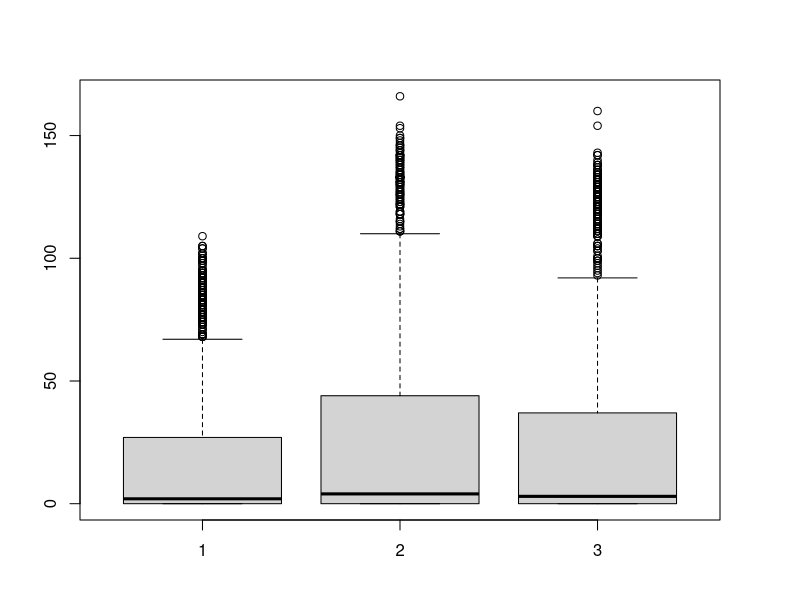
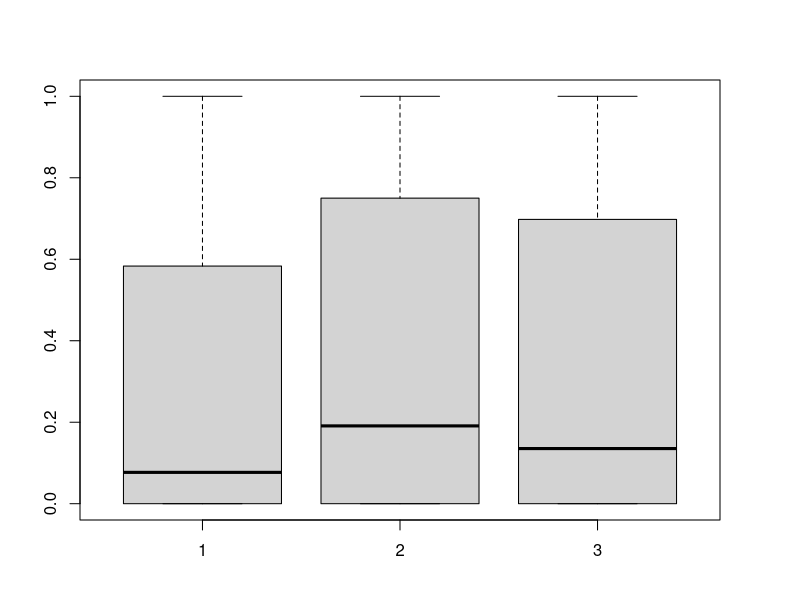
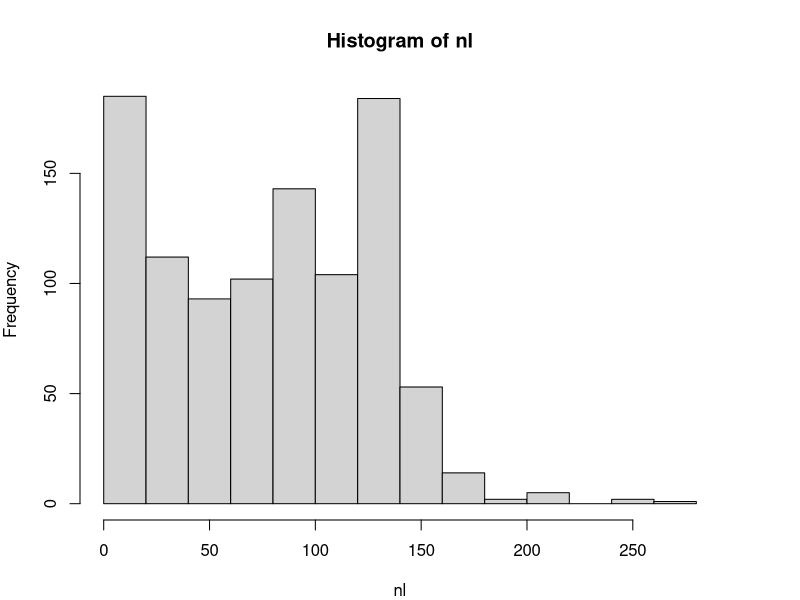
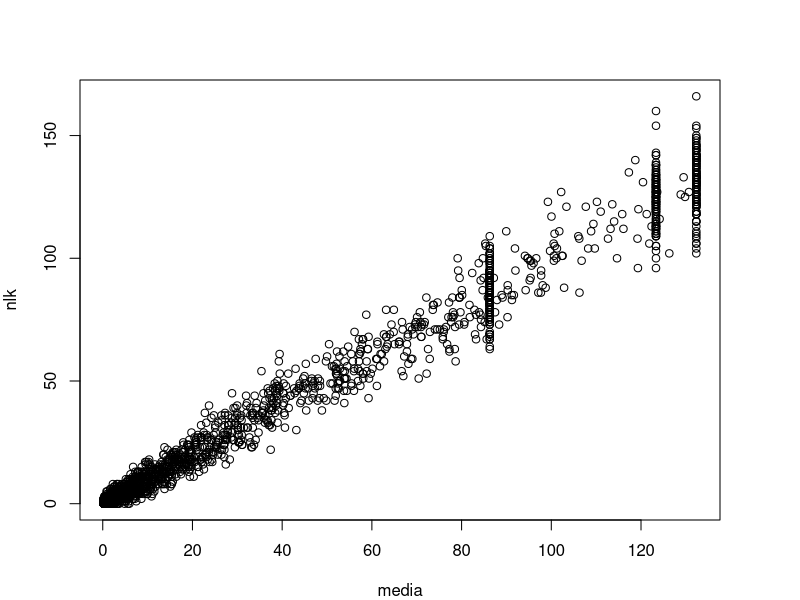
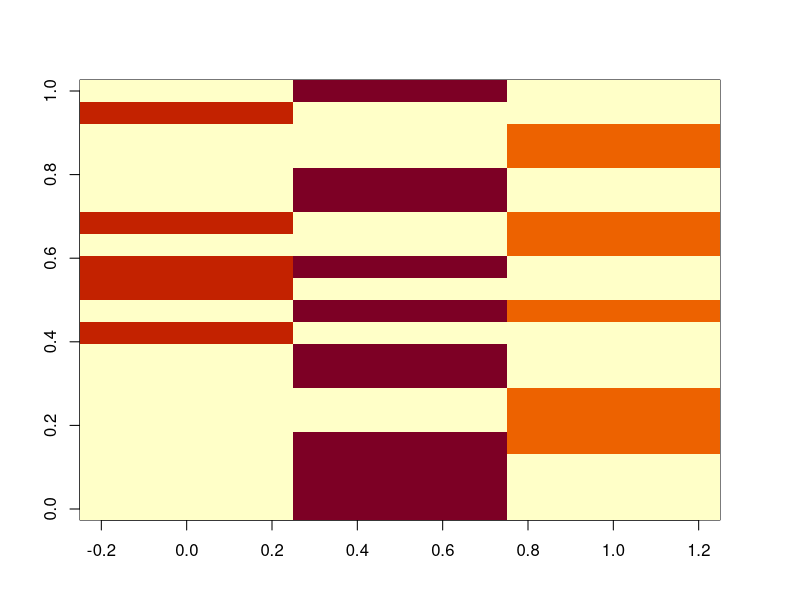
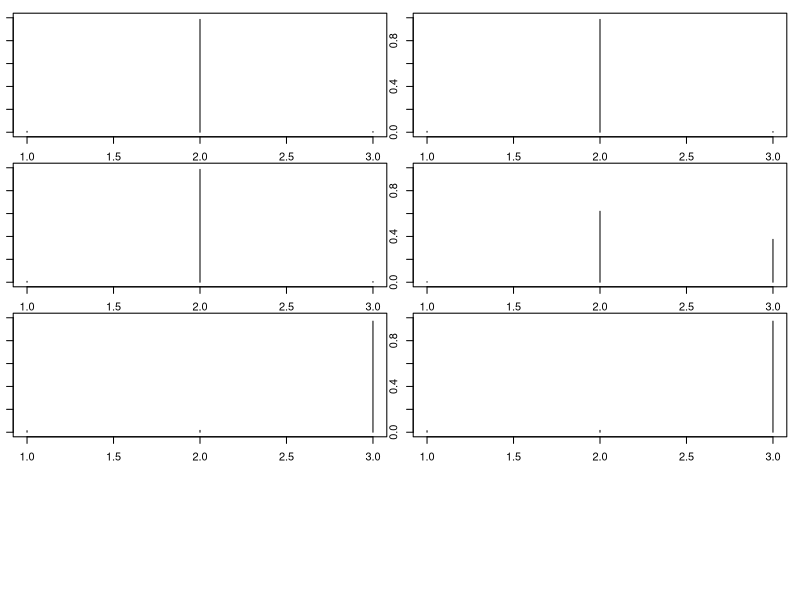
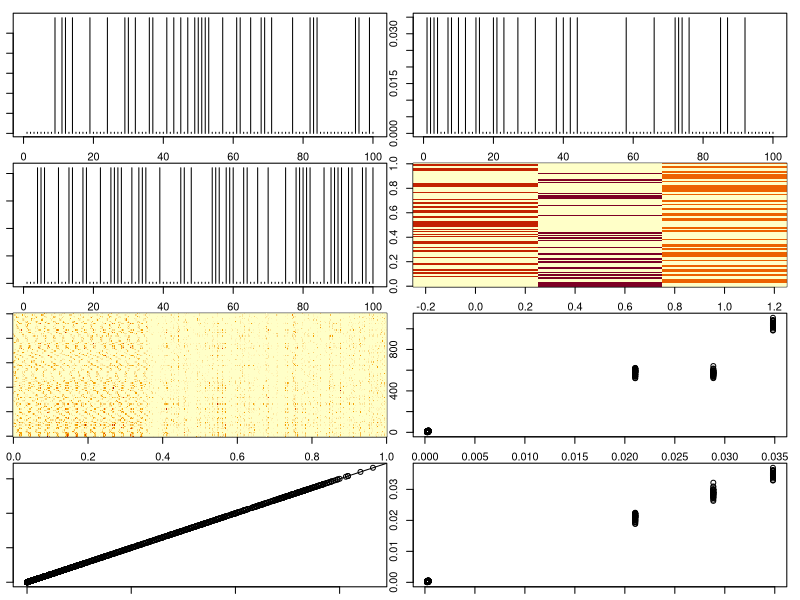

The R script that drew these images, in order: (Note: this script raises an error after producing the figures.)
rm(list=ls(all=TRUE))
library(MCMCpack)
set.seed(20)

nloc=1000
nspp=100
ncommun=3

#design matrix
xmat=matrix(runif(nloc*ncommun,min=-3,max=3),nloc,ncommun)

#pure sites
tmp=matrix(-3,ncommun,ncommun)
diag(tmp)=3
num1=floor(nloc/ncommun)
for (i in 1:120){
  seq1=(ncommun*(i-1)+1):(ncommun*i)
  xmat[seq1,]=tmp
}
# image(xmat[1:(num1*ncommun),])

#parameters
lambda.true=lambda=runif(ncommun,min=4,max=7)
betas.true=betas=diag(1,ncommun)

#get means
lambda1=matrix(lambda,nloc,ncommun,byrow=T)
media.true=media=exp(log(lambda1)+xmat%*%betas); range(media)
head(media)

#generate N_lk
par(mfrow=c(1,1),mar=rep(4,4))
nlk=matrix(NA,nloc,ncommun)
for (i in 1:ncommun){
  nlk[,i]=rpois(nloc,media[,i])
}
nlk.true=nlk; boxplot(nlk)
z=nlk/apply(nlk,1,sum); apply(z,1,sum); boxplot(z); apply(z,2,range); apply(z>0.9,2,mean)
nl=apply(nlk,1,sum)
hist(nl)
sum(nl)

plot(media,nlk)

#generate phi (assuming that each species is strongly present in a single group) 
# x=0:4
# z=dbinom(x,size=4,prob=0.05)
# plot(x+1,z,type='h')

phi=matrix(0.01,ncommun,nspp)
num=floor(nspp/ncommun)
for (i in 1:nspp){
  n=rbinom(1,size=1,prob=0.1)+1
  ind=sample(1:ncommun,size=n)
  phi[ind,i]=1
}
phi.true=phi=phi/matrix(apply(phi,1,sum),ncommun,nspp)
apply(phi,1,sum)

image(phi[,1:20])

#per species
par(mfrow=c(4,2),mar=rep(1,4))
for (i in 1:(ncommun*2)) plot(phi[,i]/sum(phi[,i]),type='h',ylim=c(0,1))

par(mfrow=c(4,2),mar=rep(1,4))
for (i in 1:ncommun) plot(phi[i,],type='h')

# for (i in 1:nspp){ #add some zeroes
#   ind=sample(1:ncommun,size=1)
#   tmp[ind,i]=runif(1,min=0.5,max=1)
# }
# phi=tmp/matrix(rowSums(tmp),ncommun,nspp) #re-scale to make sure it sums to 1
# round(phi[,1:20],2)
# table(round(phi,2))

unique(rowSums(phi))
phi.true=phi
image(phi)

#generate actual observations y
array.lsk=array(0,dim=c(nloc,nspp,ncommun))
for (i in 1:nloc){
  for (k in 1:ncommun){
    array.lsk[i,,k]=rmultinom(1,size=nlk[i,k],prob=phi[k,])
  }
}
array.lsk.true=array.lsk
y=apply(array.lsk,c(1,2),sum)
nks=t(apply(array.lsk,c(2,3),sum))
image(y)
plot(phi,nks)

#checking if it makes sense
plot(apply(array.lsk,c(1,3),sum),nlk)
lines(c(0,1000),c(0,1000))

#look at stuff to make sure it makes sense
phi.estim=nks/matrix(rowSums(nks),ncommun,nspp)
plot(phi.true,phi.estim)
nks.true=nks

#export results
setwd('U:\\GIT_models\\LdaPoisson_nocov')
nome='fake data.csv'
colnames(y)=paste('spp',1:nspp,sep='')
rownames(y)=paste('loc',1:nloc,sep='')
write.csv(y,nome,row.names=F)    

nome='fake data xmat.csv'
write.csv(xmat,nome,row.names=F)    
